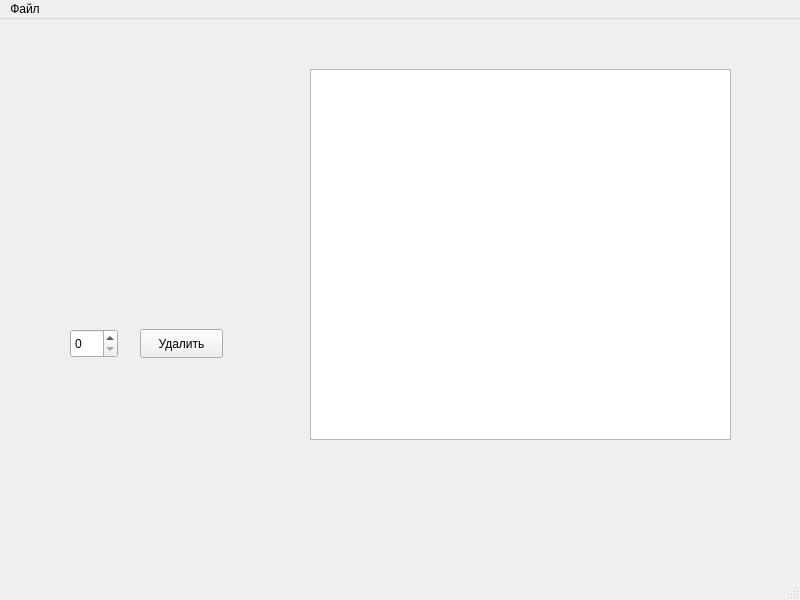
<?xml version="1.0" encoding="UTF-8"?>
<ui version="4.0">
 <class>MainWindow</class>
 <widget class="QMainWindow" name="MainWindow">
  <property name="geometry">
   <rect>
    <x>0</x>
    <y>0</y>
    <width>800</width>
    <height>600</height>
   </rect>
  </property>
  <property name="windowTitle">
   <string>MainWindow</string>
  </property>
  <widget class="QWidget" name="centralwidget">
   <widget class="QPushButton" name="pushButton">
    <property name="geometry">
     <rect>
      <x>140</x>
      <y>310</y>
      <width>83</width>
      <height>29</height>
     </rect>
    </property>
    <property name="text">
     <string>Удалить</string>
    </property>
   </widget>
   <widget class="QTableWidget" name="tableWidget">
    <property name="geometry">
     <rect>
      <x>310</x>
      <y>50</y>
      <width>421</width>
      <height>371</height>
     </rect>
    </property>
   </widget>
   <widget class="QSpinBox" name="spinBox">
    <property name="geometry">
     <rect>
      <x>70</x>
      <y>310</y>
      <width>48</width>
      <height>29</height>
     </rect>
    </property>
   </widget>
  </widget>
  <widget class="QMenuBar" name="menubar">
   <property name="geometry">
    <rect>
     <x>0</x>
     <y>0</y>
     <width>800</width>
     <height>25</height>
    </rect>
   </property>
   <widget class="QMenu" name="menu">
    <property name="title">
     <string>Файл</string>
    </property>
    <addaction name="action"/>
   </widget>
   <addaction name="menu"/>
  </widget>
  <widget class="QStatusBar" name="statusbar"/>
  <action name="action">
   <property name="text">
    <string>Открыть</string>
   </property>
  </action>
 </widget>
 <resources/>
 <connections/>
</ui>
